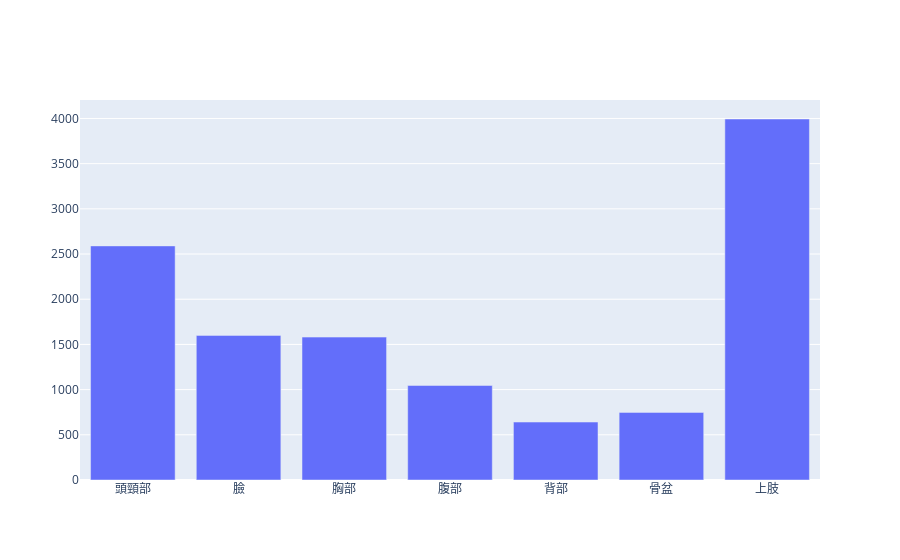

The code cell stored with this chart in its notebook:
### Code cell
fig = go.Figure()
fig.add_trace(go.Bar(x=x, y=y))

fig.show()

### Figure 1 — Plotly figure (JSON) as saved in the notebook; plotly's stock layout.template omitted (floating-point values rounded to 4 significant figures)
{"data": [{"type": "bar", "x": ["頭頸部", "臉", "胸部", "腹部", "背部", "骨盆", "上肢"], "y": [2590, 1600, 1581, 1046, 641, 748, 3994]}], "layout": {"autosize": true, "xaxis": {"autorange": true, "range": [-0.5, 6.5], "type": "category"}, "yaxis": {"autorange": true, "range": [0, 4204.0], "type": "linear"}}}
